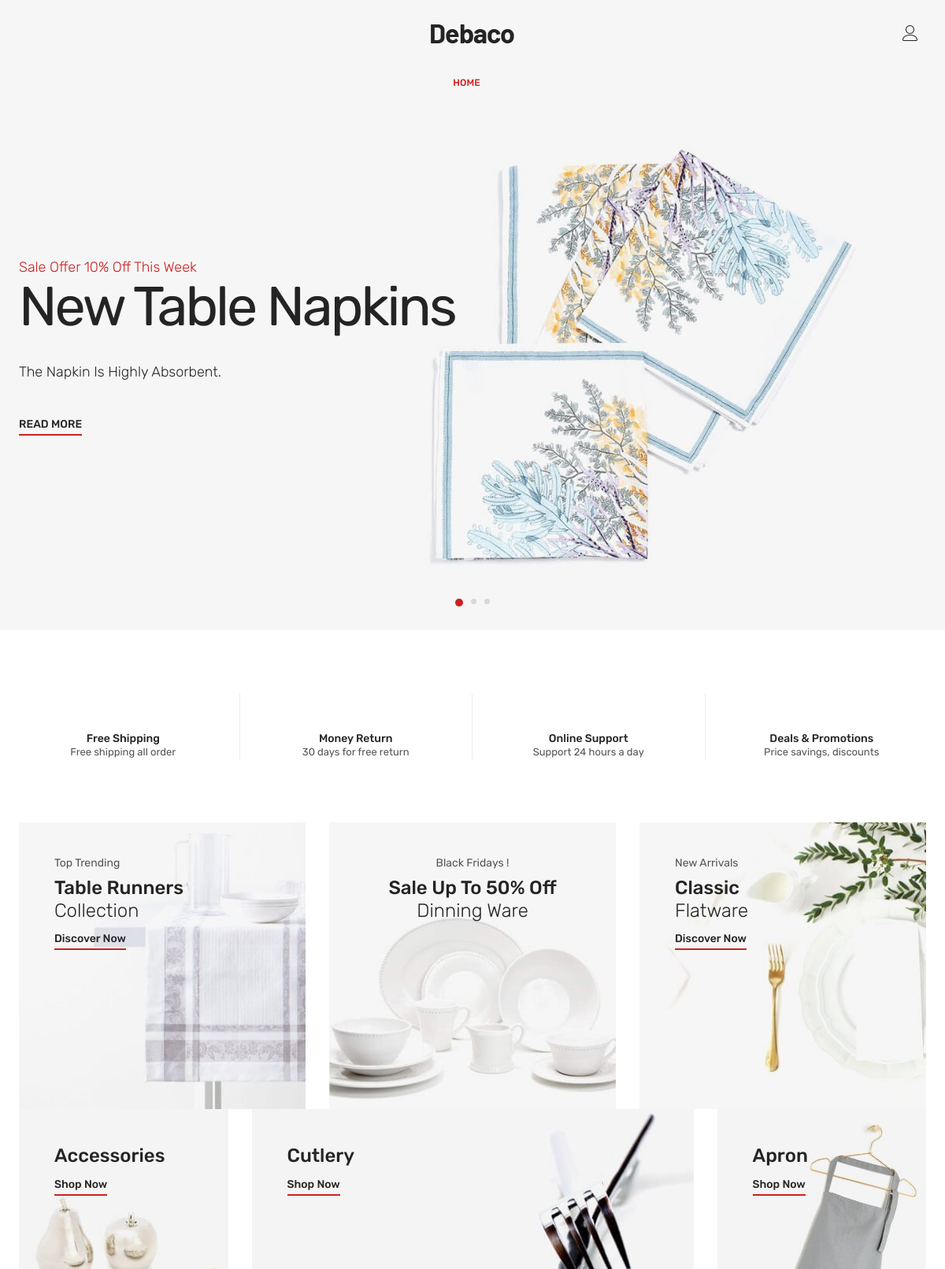
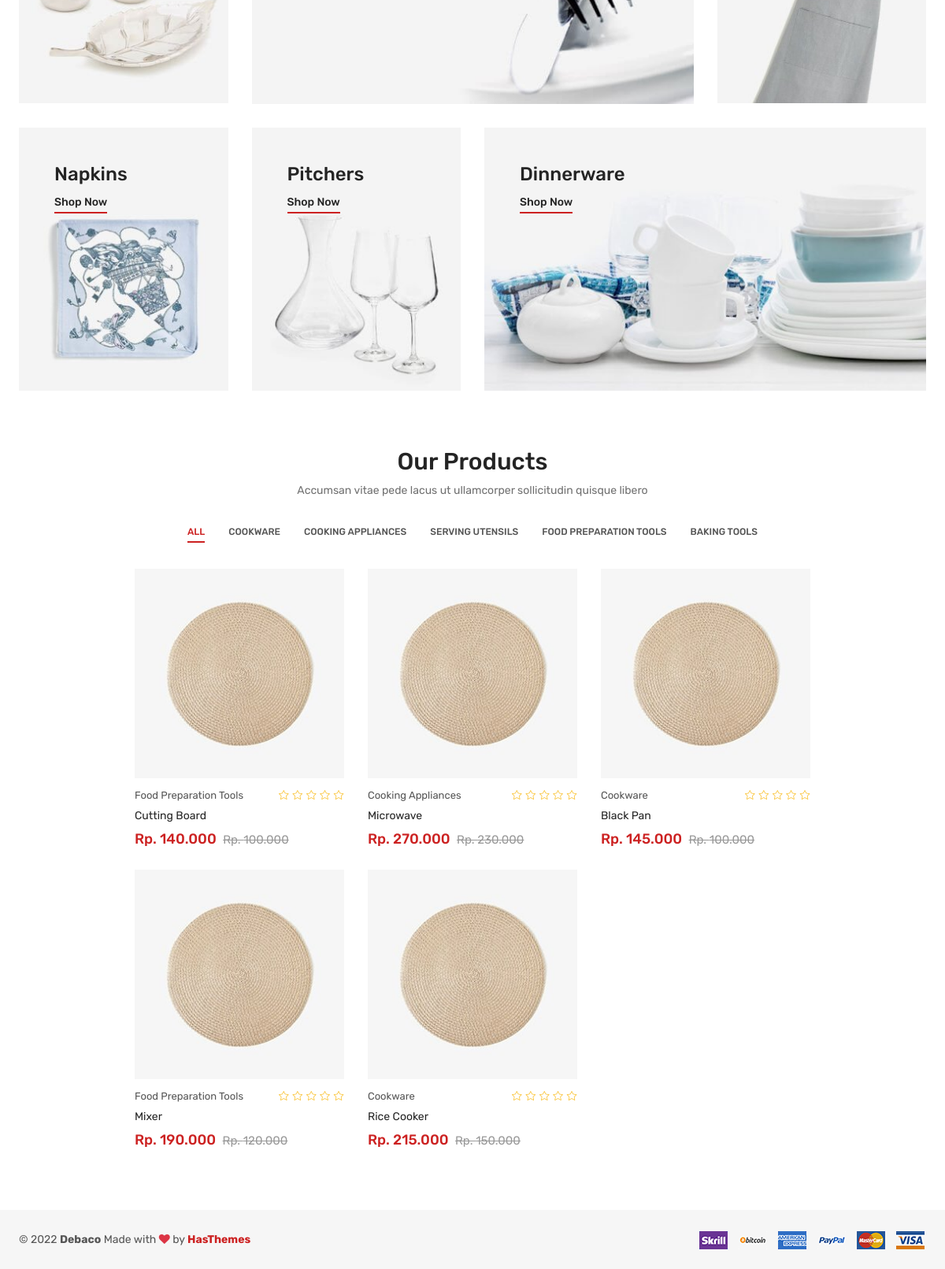
The page / on the database its author committed (2 pictures, top to bottom).
### tables this page shows
CREATE TABLE `product_type` (
  `id` int(11) NOT NULL,
  `name` varchar(45) DEFAULT NULL
);

CREATE TABLE `product` (
  `id` int(11) NOT NULL,
  `sku` varchar(45) DEFAULT NULL,
  `name` varchar(45) DEFAULT NULL,
  `purchase_price` int(11) DEFAULT NULL,
  `sell_price` int(11) DEFAULT NULL,
  `stock` int(11) DEFAULT 0,
  `min_stock` int(11) DEFAULT 0,
  `product_type_id` int(11) NOT NULL,
  `restock_id` int(11) NOT NULL
);

### index.php (the view, shortened to what the rows shown need)
<?php
require_once 'classes/Product.php';
require_once 'classes/ProductType.php';
$productType = new ProductType;
$resultProductType = $productType->all();
?>
<!DOCTYPE html>
<html class="no-js" lang="zxx">
<head>
    <link href="assets/css/vendor.css" rel="stylesheet">
    <link href="assets/css/style.css" rel="stylesheet">
</head>
<body>
    <main>
        <section class="slider-area">
            <div class="hero-slider-active slick-arrow-style slick-arrow-style_hero slick-dot-style">
                <div class="hero-single-slide ">
                    <div class="hero-slider-item hero-slider-item_2 bg-img" data-bg="assets/img/slider/home2-slide1.jpg">
                        <div class="container">
                            <div class="row">
                                <div class="col-md-12">
                                    <div class="hero-slider-content hero-slider-content_2 slide-1">
                                        <h1>new table napkins</h1>
                                    </div>
                                </div>
                            </div>
                        </div>
                    </div>
                </div>
            </div>
        </section>
        <section class="our-product section-space pt-0">
            <div class="container">
                <div class="row">
                    <div class="col-12">
                        <div class="section-title text-center">
                            <h2>our Products</h2>
                        </div>
                    </div>
                </div>
                <div class="row">
                    <div class="col-12">
                        <div class="tab-menu">
                            <ul class="nav justify-content-center">
                                <?php foreach ($resultProductType as $productType) : ?>
                                    <?php
                                    $slug = str_replace(' ', '-', $productType->name);
                                    ?>
                                    <li><a data-bs-toggle="tab" href="#<?= $slug ?>"><?= $productType->name ?></a></li>
                                <?php endforeach ?>
                            </ul>
                        </div>
                        <div class="product-container">
                            <div class="tab-content">
                                <div class="tab-pane fade show active" id="all">
                                    <div class="product-carousel-wrapper">
                                        <div class="product-carousel--4_2 slick-row-15 slick-sm-row-10 slick-arrow-style">
                                            <?php
                                            $products = Product::all();
                                            foreach ($products as $product) :
                                            ?>
                                                <div class="product-item">
                                                    <figure class="product-thumb">
                                                        <a href="detail.php?id=<?= $product->id ?>">
                                                            <img class="pri-img" src="assets/img/product/product-1.jpg" alt="product">
                                                        </a>
                                                    </figure>
                                                    <div class="product-caption">
                                                        <div class="product-identity">
                                                            <p class="manufacturer-name">
                                                                <a href="detail.php?id=<?= $product->id ?>">
                                                                    <?= $product->product_type_name ?></a>
                                                            </p>
                                                            <div class="ratings">
                                                                <span><i class="lnr lnr-star"></i></span>
                                                                <span><i class="lnr lnr-star"></i></span>
                                                                <span><i class="lnr lnr-star"></i></span>
                                                                <span><i class="lnr lnr-star"></i></span>
                                                                <span><i class="lnr lnr-star"></i></span>
                                                            </div>
                                                        </div>
                                                        <p class="product-name">
                                                            <a href="detail.php?id=<?= $product->id ?>"><?= $product->name ?></a>
                                                        </p>
                                                        <div class="price-box">
                                                            <span class="price-regular">Rp. <?= number_format($product->sell_price, 0, ',', '.') ?></span>
                                                            <span class="price-old"><del>Rp. <?= number_format($product->purchase_price, 0, ',', '.') ?></del></span>
                                                        </div>
                                                    </div>
                                                </div>
                                            <?php endforeach ?>
                                        </div>
                                    </div>
                                </div>
                            </div>
                        </div>
                    </div>
                </div>
            </div>
        </section>
    </main>
</body>
</html>

### rows shown on the page
product_type: name "COOKWARE"
product_type: name "COOKING APPLIANCES"
product_type: name "SERVING UTENSILS"
product_type: name "FOOD PREPARATION TOOLS"
product_type: name "BAKING TOOLS"
product: product_type.name "Food Preparation Tools", name "Cutting Board", sell_price "140.000", purchase_price "100.000"
product: product_type.name "Food Preparation Tools", name "Mixer", sell_price "190.000", purchase_price "120.000"
product: product_type.name "Cooking Appliances", name "Microwave", sell_price "270.000", purchase_price "230.000"
product: product_type.name "Cookware", name "Rice Cooker", sell_price "215.000", purchase_price "150.000"
product: product_type.name "Cookware", name "Black Pan", sell_price "145.000", purchase_price "100.000"
